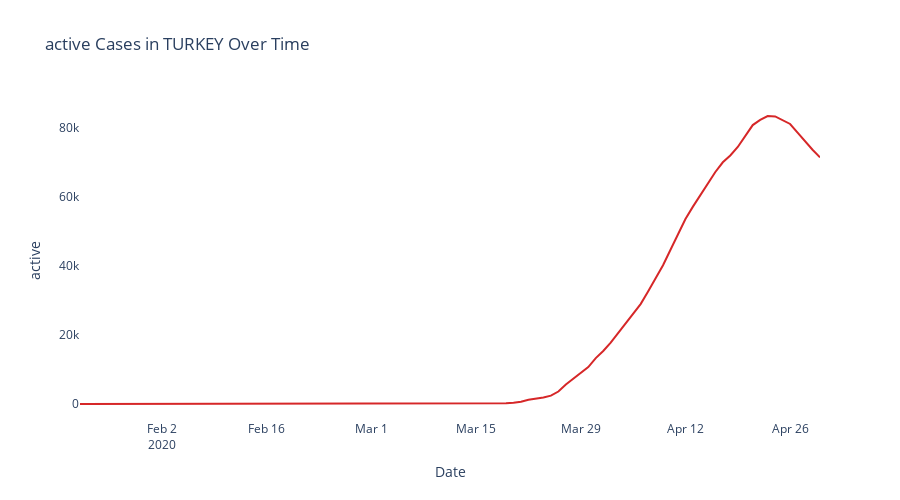

This figure's notebook cell:
### Code cell
fig = px.line(grouped_TURKEY_date, x="Date", y="active", 
              title=f"active Cases in TURKEY Over Time", 
             color_discrete_sequence=['#d62728'],
              
              height=500
             )

fig.update_layout({
'plot_bgcolor': 'rgba(0, 0, 0, 0)',
'paper_bgcolor': 'rgba(0, 0, 0, 0)',
})


fig.show()
